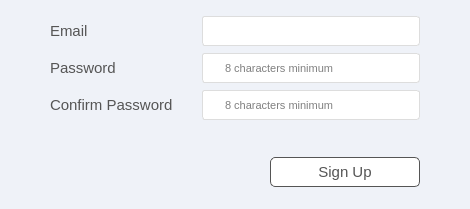
<?xml version="1.0" encoding="UTF-8"?>
<ui version="4.0">
 <class>Dialog</class>
 <widget class="QDialog" name="Dialog">
  <property name="geometry">
   <rect>
    <x>0</x>
    <y>0</y>
    <width>470</width>
    <height>209</height>
   </rect>
  </property>
  <property name="font">
   <font>
    <family>Calibri</family>
    <pointsize>11</pointsize>
   </font>
  </property>
  <property name="windowTitle">
   <string>Dialog</string>
  </property>
  <property name="styleSheet">
   <string notr="true">QWidget{
    background: #eff2f8;
}</string>
  </property>
  <layout class="QVBoxLayout" name="verticalLayout">
   <property name="leftMargin">
    <number>50</number>
   </property>
   <property name="topMargin">
    <number>15</number>
   </property>
   <property name="rightMargin">
    <number>50</number>
   </property>
   <property name="bottomMargin">
    <number>20</number>
   </property>
   <item>
    <layout class="QHBoxLayout" name="horizontalLayout" stretch="2,3">
     <item>
      <widget class="QLabel" name="label">
       <property name="font">
        <font>
         <family>Arial</family>
         <pointsize>11</pointsize>
        </font>
       </property>
       <property name="styleSheet">
        <string notr="true">QLabel {
    color: #555
}</string>
       </property>
       <property name="text">
        <string>Email</string>
       </property>
      </widget>
     </item>
     <item>
      <widget class="QLineEdit" name="lineEdit_email">
       <property name="sizePolicy">
        <sizepolicy hsizetype="Preferred" vsizetype="Fixed">
         <horstretch>0</horstretch>
         <verstretch>0</verstretch>
        </sizepolicy>
       </property>
       <property name="minimumSize">
        <size>
         <width>0</width>
         <height>30</height>
        </size>
       </property>
       <property name="styleSheet">
        <string notr="true">QLineEdit{
    border: 1px solid #ddd;
    border-radius: 3px;
    padding-left: 20px;
    background: #fff;
}</string>
       </property>
       <property name="maxLength">
        <number>64</number>
       </property>
       <property name="frame">
        <bool>false</bool>
       </property>
       <property name="clearButtonEnabled">
        <bool>true</bool>
       </property>
      </widget>
     </item>
    </layout>
   </item>
   <item>
    <layout class="QHBoxLayout" name="horizontalLayout_2" stretch="2,3">
     <item>
      <widget class="QLabel" name="label_2">
       <property name="font">
        <font>
         <family>Arial</family>
         <pointsize>11</pointsize>
        </font>
       </property>
       <property name="styleSheet">
        <string notr="true">QLabel {
    color: #555
}</string>
       </property>
       <property name="text">
        <string>Password</string>
       </property>
      </widget>
     </item>
     <item>
      <widget class="QLineEdit" name="lineEdit_password">
       <property name="sizePolicy">
        <sizepolicy hsizetype="Preferred" vsizetype="Fixed">
         <horstretch>0</horstretch>
         <verstretch>0</verstretch>
        </sizepolicy>
       </property>
       <property name="minimumSize">
        <size>
         <width>0</width>
         <height>30</height>
        </size>
       </property>
       <property name="font">
        <font>
         <family>Arial</family>
         <pointsize>8</pointsize>
        </font>
       </property>
       <property name="styleSheet">
        <string notr="true">QLineEdit{
    border: 1px solid #ddd;
    border-radius: 3px;
    padding-left: 20px;
    background: #fff;
}</string>
       </property>
       <property name="inputMethodHints">
        <set>Qt::ImhHiddenText|Qt::ImhNoAutoUppercase|Qt::ImhNoPredictiveText|Qt::ImhSensitiveData</set>
       </property>
       <property name="maxLength">
        <number>20</number>
       </property>
       <property name="frame">
        <bool>false</bool>
       </property>
       <property name="echoMode">
        <enum>QLineEdit::Password</enum>
       </property>
       <property name="placeholderText">
        <string>8 characters minimum</string>
       </property>
       <property name="clearButtonEnabled">
        <bool>true</bool>
       </property>
      </widget>
     </item>
    </layout>
   </item>
   <item>
    <layout class="QHBoxLayout" name="horizontalLayout_3" stretch="2,3">
     <item>
      <widget class="QLabel" name="label_3">
       <property name="font">
        <font>
         <family>Arial</family>
         <pointsize>11</pointsize>
        </font>
       </property>
       <property name="styleSheet">
        <string notr="true">QLabel {
    color: #555
}</string>
       </property>
       <property name="text">
        <string>Confirm Password</string>
       </property>
      </widget>
     </item>
     <item>
      <widget class="QLineEdit" name="lineEdit_confirm_password">
       <property name="sizePolicy">
        <sizepolicy hsizetype="Preferred" vsizetype="Fixed">
         <horstretch>0</horstretch>
         <verstretch>0</verstretch>
        </sizepolicy>
       </property>
       <property name="minimumSize">
        <size>
         <width>0</width>
         <height>30</height>
        </size>
       </property>
       <property name="font">
        <font>
         <family>Arial</family>
         <pointsize>8</pointsize>
        </font>
       </property>
       <property name="styleSheet">
        <string notr="true">QLineEdit{
    border: 1px solid #ddd;
    border-radius: 3px;
    padding-left: 20px;
    background: #fff;
}</string>
       </property>
       <property name="maxLength">
        <number>20</number>
       </property>
       <property name="frame">
        <bool>false</bool>
       </property>
       <property name="echoMode">
        <enum>QLineEdit::Password</enum>
       </property>
       <property name="placeholderText">
        <string>8 characters minimum</string>
       </property>
       <property name="clearButtonEnabled">
        <bool>true</bool>
       </property>
      </widget>
     </item>
    </layout>
   </item>
   <item>
    <layout class="QHBoxLayout" name="horizontalLayout_4" stretch="5,2">
     <property name="topMargin">
      <number>30</number>
     </property>
     <item>
      <widget class="QLabel" name="label_status">
       <property name="font">
        <font>
         <family>Arial</family>
         <pointsize>10</pointsize>
         <weight>75</weight>
         <bold>true</bold>
        </font>
       </property>
       <property name="text">
        <string/>
       </property>
       <property name="alignment">
        <set>Qt::AlignLeading|Qt::AlignLeft|Qt::AlignVCenter</set>
       </property>
       <property name="wordWrap">
        <bool>true</bool>
       </property>
      </widget>
     </item>
     <item>
      <widget class="QPushButton" name="pushButton_sign_up">
       <property name="minimumSize">
        <size>
         <width>150</width>
         <height>0</height>
        </size>
       </property>
       <property name="font">
        <font>
         <family>Arial</family>
         <pointsize>11</pointsize>
        </font>
       </property>
       <property name="styleSheet">
        <string notr="true">QPushButton {
    border: 1px solid #555;
    border-radius: 5px;
    border-style: Solid;
    background:  rgb(255, 255, 255);
    padding: 5px 28px;
    color: #555;
    }

QPushButton:hover {
    background:#acacac;
    }

QPushButton:pressed {
    border-style: inset;
    background: #acacac;
    }</string>
       </property>
       <property name="text">
        <string>Sign Up</string>
       </property>
      </widget>
     </item>
    </layout>
   </item>
  </layout>
 </widget>
 <resources/>
 <connections/>
</ui>
